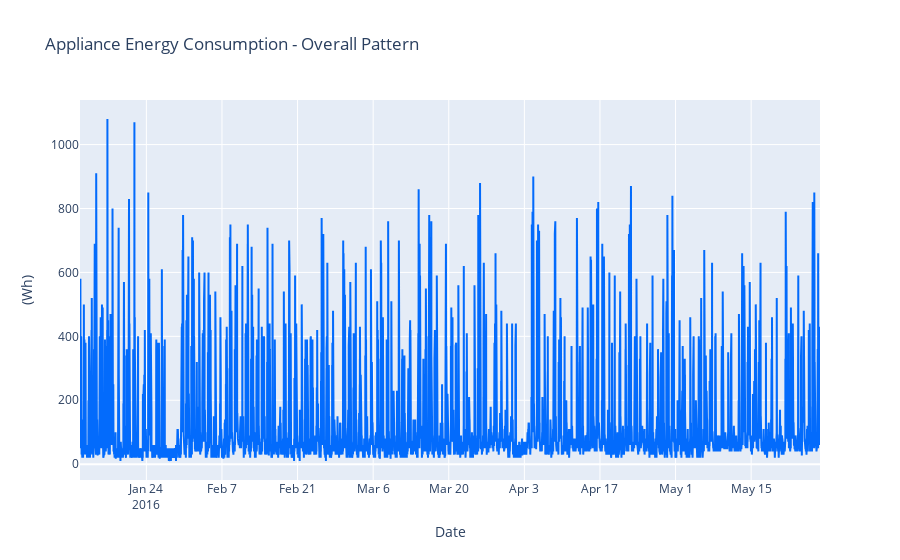

Write notebook code for a chart like this one.
### Markdown cell above
## - plotting overall pattern of appliance energy consumption

### Code cell
# To understand the timeseries variation of the applaince energy consumption
visData = graph_objs.Scatter(
    x = data_original.date,
    y = data_original.Appliances,
    mode = "lines",
    line_color=color_monthly
)
layout = graph_objs.Layout(
    title = "Appliance Energy Consumption - Overall Pattern",
    xaxis = dict(title = "Date"),
    yaxis = dict(title = "(Wh)")
)
fig = graph_objs.Figure(
    data = [visData],
    layout = layout
)
iplot(fig)

### Figure 1 — Plotly figure (JSON) as saved in the notebook; plotly's stock layout.template omitted (floating-point values rounded to 4 significant figures; data arrays with more than 128 entries replaced by an {"elided": "..."} marker saying what was removed)
{"data": [{"line": {"color": "#036bfc"}, "mode": "lines", "type": "scatter", "x": {"elided": "19735 str values"}, "y": {"elided": "19735 int values"}}], "layout": {"autosize": true, "title": {"text": "Appliance Energy Consumption - Overall Pattern"}, "xaxis": {"autorange": true, "range": ["2016-01-11 17:00", "2016-05-27 18:00"], "title": {"text": "Date"}, "type": "date"}, "yaxis": {"autorange": true, "range": [-49.44, 1139.0], "title": {"text": "(Wh)"}, "type": "linear"}}}
